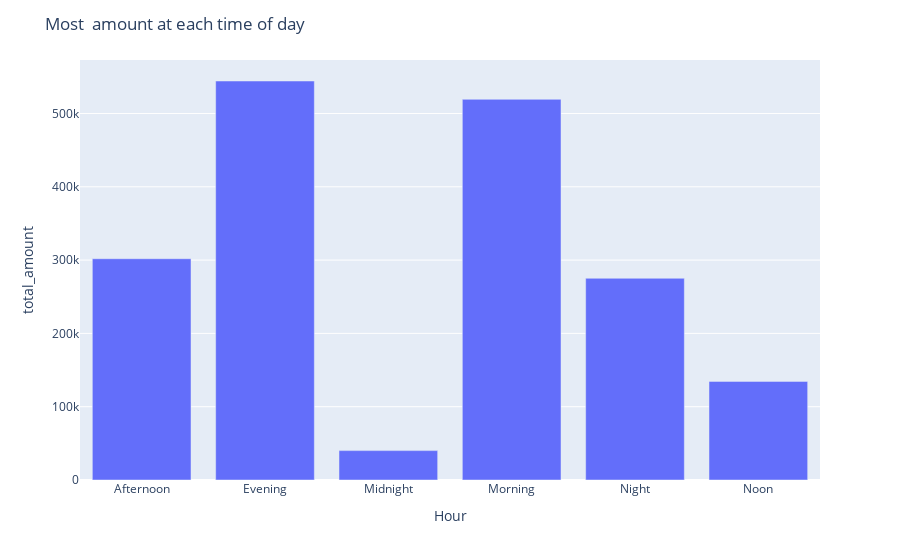

The cell this chart's notebook holds for it:
### Code cell
fig1=px.bar(df2,x=df2.Hour,y=df2.total_amount)
fig1.update_layout(
  title="Most  amount at each time of day",
)

### Figure 1 — Plotly figure (JSON) as saved in the notebook; plotly's stock layout.template omitted (floating-point values rounded to 4 significant figures)
{"data": [{"alignmentgroup": "True", "hovertemplate": "Hour=%{x}<br>total_amount=%{y}<extra></extra>", "legendgroup": "", "marker": {"color": "#636efa", "pattern": {"shape": ""}}, "name": "", "offsetgroup": "", "orientation": "v", "showlegend": false, "textposition": "auto", "type": "bar", "x": ["Afternoon", "Evening", "Midnight", "Morning", "Night", "Noon"], "xaxis": "x", "y": [301900.0, 544300.0, 40090.0, 519300.0, 275200.0, 134500.0], "yaxis": "y"}], "layout": {"barmode": "relative", "legend": {"tracegroupgap": 0}, "margin": {"t": 60}, "title": {"text": "Most  amount at each time of day"}, "xaxis": {"anchor": "y", "domain": [0, 1], "title": {"text": "Hour"}}, "yaxis": {"anchor": "x", "domain": [0, 1], "title": {"text": "total_amount"}}}}
